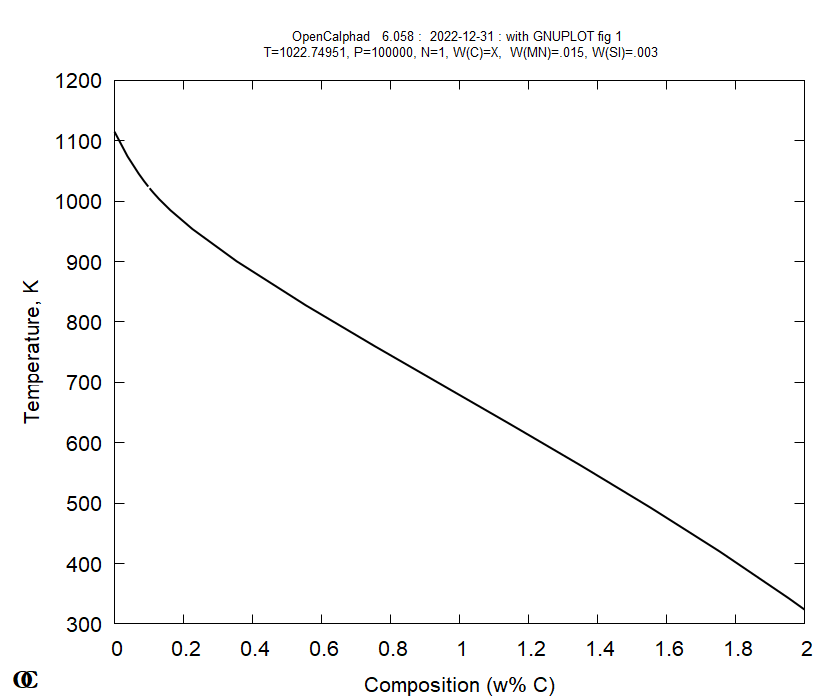

Here is the gnuplot script that generated this plot:
# GNUPLOT file generated by OpenCalphad
# OpenCalphad   6.058 :  2022-12-31 : with GNUPLOT fig 1
# subroutine ocplot2B
set terminal wxt size 840,700 font "Arial,16"
#set terminal pdf color solid size 6,5 enhanced font "Arial,16"
#set output "ocgnu.pdf"
set title "OpenCalphad   6.058 :  2022-12-31 : with GNUPLOT fig 1 \n T=1022.74951, P=100000, N=1, W(C)=X,  W(MN)=.015, W(SI)=.003" font "Arial,10" 
set origin 0.0, 0.0 
set size   1.0000,   1.0000
set xlabel "Composition (w% C)"
set ylabel "Temperature-K"
set label "~O{.0  C}" at screen 0.02, 0.03 font "Garamond Bold,20"
set key  off
set style line  1 lt  1 lc rgb "#000000" lw 2 pt 10
set style line  2 lt  1 lc rgb "#4169E1" lw 2 pt 6
set style line  3 lt  1 lc rgb "#00C000" lw 2 pt 3
set style line  4 lt  1 lc rgb "#FF0000" lw 2 pt 2
set style line  5 lt  1 lc rgb "#FF00FF" lw 2 pt 4
set style line  6 lt  1 lc rgb "#C8C800" lw 2 pt 5
set style line  7 lt  1 lc rgb "#C0C0C0" lw 2 pt 7
set style line  8 lt  1 lc rgb "#00FFFF" lw 2 pt 8
set style line  9 lt  1 lc rgb "#804080" lw 2 pt 9
set style line 10 lt  1 lc rgb "#7CFF40" lw 2 pt 1
# for invariants, faded read
set style line 100 lt 1 lc rgb "#FF3333" lw 3 pt 1

# Some useful GNUPLOT commands for editing the figure
# ** This is a dashed line (on pdf/wxt):
# set style line 15 lt 0 lc rgb "#C8C800" lw 2 pt 2

# set pointsize 0.6
# set label "text" at 0.5, 0.5 rotate by 60 font "arial,12"
# set xrange [0.5 : 0.7] 
# ** Adding manually a line and keep scaling:
# set arrow x0, y0 to x1,y1 nohead linestyle 1
# ** Add a red dot at 0.1,1000:
# set obj 1 circle fc rgb "#FF0000" fs sol size 0.02 noclip at 1,1
# ** Modify the axis value:
# plot for [i=] ... using (2*column(i)/(1-2*column(i))):2 with ...
# ** Plotting symbols instead of line:
# ... using 2:i with points pt 7 ps 3 
# ** Overlay plots: 
# set multiplot
# set xrange [] writeback
#  ... plot someting
# set xrange restore
#  ... plot more using same axis scaling 
# unset multiplot



# begin of data with lines     22
$OCT221231231310 << EOD
KEYS:  Composition (w% C) T 
 # First line: 
   1    1.020000E-01    1.021335E+03
   2    1.060000E-01    1.018544E+03
   3    1.140000E-01    1.013135E+03
   4    1.300000E-01    1.003063E+03
   5    1.620000E-01    9.850129E+02
   6    2.260000E-01    9.537534E+02
   7    3.540000E-01    9.004996E+02
   8    5.540000E-01    8.276891E+02
   9    7.540000E-01    7.600099E+02
  10    9.540000E-01    6.941380E+02
  11    1.154000E+00    6.283535E+02
  12    1.354000E+00    5.614522E+02
  13    1.554000E+00    4.923657E+02
  14    1.754000E+00    4.199297E+02
  15    1.954000E+00    3.425457E+02
  16    2.000000E+00    3.237732E+02
# shift of line   1


  17    9.800000E-02    1.024177E+03
  18    9.400000E-02    1.027073E+03
  19    8.600000E-02    1.033029E+03
  20    7.000000E-02    1.045645E+03
  21    3.800000E-02    1.074116E+03
  22    1.000000E-04    1.114994E+03
# end of line   2


EOD


plot for [i=3: 3] $OCT221231231310 using 2:i with lines ls (i-2+ 0) title columnheader(i)
pause mouse
